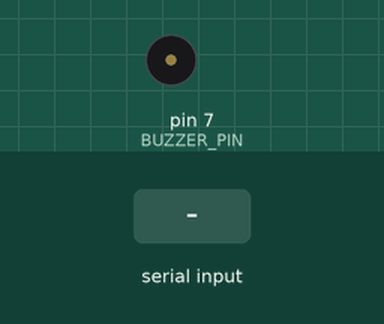
Recording of a sketch running on a simulated Arduino Uno, built with avr-gcc and run on an emulated ATmega328P. Shown: buzzer (waves = sounding, pin HIGH). Inputs (shaded band) come from the test bench.

Above: at 1.2 s.
1.3 s: "1" received over Serial
At 2.5 s:
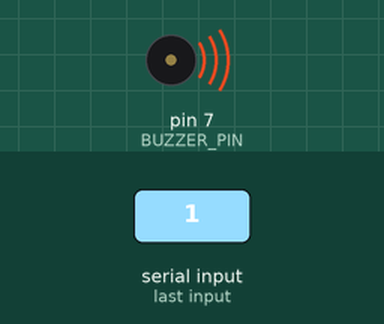
2.8 s: "0" received over Serial
At 3.6 s:
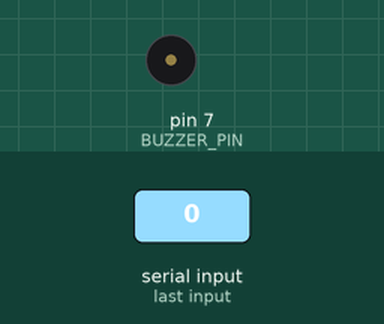
Timing chart, 0 to 5.8 s (numbered marks = the images above; inputs shaded):
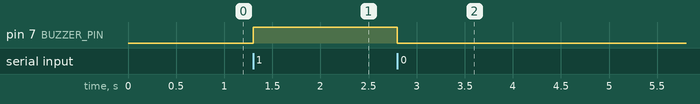

Measured:
- after the input at 1.3 s, pin 7 (BUZZER_PIN): LOW → HIGH at once
- after the input at 2.8 s, pin 7 (BUZZER_PIN): HIGH → LOW at once

The sketch:

assister.ino
```cpp
#define BUZZER_PIN 7

void setup() {
    pinMode(BUZZER_PIN, OUTPUT);
    Serial.begin(9600);
}

void loop() {
    if (Serial.available() > 0) {
        char command = Serial.read();
        if (command == '1') {
            digitalWrite(BUZZER_PIN, HIGH);
        }
        if (command == '0') {
            digitalWrite(BUZZER_PIN, LOW);
        }
    }
}
```
